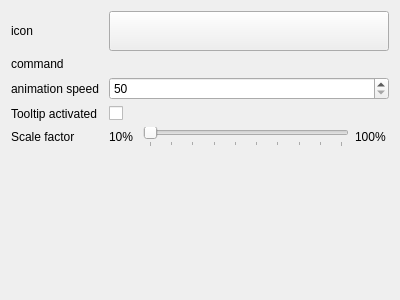
<?xml version="1.0" encoding="UTF-8"?>
<ui version="4.0">
 <class>ConfigForm</class>
 <widget class="QWidget" name="ConfigForm">
  <property name="geometry">
   <rect>
    <x>0</x>
    <y>0</y>
    <width>400</width>
    <height>300</height>
   </rect>
  </property>
  <property name="windowTitle">
   <string>Form</string>
  </property>
  <layout class="QGridLayout" name="gridLayout">
   <item row="0" column="0">
    <widget class="QLabel" name="label_2">
     <property name="text">
      <string>icon </string>
     </property>
     <!--By Vlad-->
     <property name="whatsThis">
      <string>Icon </string>
     </property>
     <!--end By Vlad-->
    </widget>
   </item>
   <item row="0" column="1" colspan="3">
    <widget class="KIconButton" name="kiconbutton">
     <property name="minimumSize">
      <size>
       <width>40</width>
       <height>40</height>
      </size>
     </property>
     <!--By Vlad-->
     <property name="whatsThis">
      <string>Icon </string>
     </property>
     <!--end By Vlad-->
    </widget>
   </item>
   <item row="1" column="0">
    <widget class="QLabel" name="label">
     <property name="text">
      <string>command </string>
     </property>
     <!--By Vlad-->
     <property name="whatsThis">
      <string>Command with arguments </string>
     </property>
     <!--end By Vlad-->
    </widget>
   </item>
   <item row="1" column="1" colspan="3">
    <widget class="KUrlRequester" name="kurlrequester"/>
   </item>
   <item row="2" column="0">
    <widget class="QLabel" name="label_3">
     <property name="text">
      <string>animation speed </string>
     </property>
     <!--By Vlad-->
     <property name="whatsThis">
      <string>animation speed </string>
     </property>
     <!--end By Vlad-->
    </widget>
   </item>
   <item row="2" column="1" colspan="3">
    <widget class="KIntSpinBox" name="kintspinbox" >
     <property name="minimum">
      <number>50</number>
     </property>
     <property name="maximum">
      <number>2000</number>
     </property>
    </widget>
   </item>
   
   <!--By Vlad-->
   <item row="3" column="0">
    <widget class="QLabel" name="label2">
     <property name="text">
      <string>Tooltip activated </string>
     </property>
     <!--By Vlad-->
     <property name="whatsThis">
      <string>If activated, will show the command in a tooltip. </string>
     </property>
     <!--end By Vlad-->
    </widget>
   </item>
   <item row="3" column="1" colspan="3">
    <widget class="QCheckBox" name="checkbox"/>
   </item>
   <item row="4" column="0">
    <widget class="QLabel" name="label3">
     <property name="text">
      <string>Scale factor </string>
     </property>
     <!--By Vlad-->
     <property name="whatsThis">
      <string>Size of the icon when there is no mouse over it, in comparison with max size when the mouse hovers. </string>
     </property>
     <!--end By Vlad-->
    </widget>
   </item>
   <item row="4" column="1">
    <widget class="QLabel" name="label3a">
     <property name="text">
      <string>10% </string>
     </property>
    </widget>
   </item>
   <item row="4" column="2">
    <widget class="QSlider" name="qslider">
	 <property name="minimum">
          <number>1</number>
         </property>
         <property name="maximum">
          <number>10</number>
	</property>
         <property name="orientation">
          <enum>Qt::Horizontal</enum>
         </property>
	 <property name="tickPosition">
          <enum>QSlider::TicksBelow</enum>
         </property>
	 <property name="tickInterval">
          <number>1</number>
         </property>
	 <property name="pageStep">
          <number>3</number>
         </property>
	 <property name="toolTip">
          <string>The icon max size is allways 100%</string>
         </property>
    </widget>
   </item>   
   <item row="4" column="3">
    <widget class="QLabel" name="label3b">
     <property name="text">
      <string>100% </string>
     </property>
    </widget>
   </item>
   
   <item row="5" column="1">
    <spacer name="verticalSpacer">
     <property name="orientation">
      <enum>Qt::Vertical</enum>
     </property>
     <property name="sizeHint" stdset="0">
      <size>
       <width>20</width>
       <height>125</height>
      </size>
     </property>
    </spacer>
   </item>
  </layout>
 </widget>
 <customwidgets>
  <customwidget>
   <class>KIconButton</class>
   <extends>QPushButton</extends>
   <header>kicondialog.h</header>
  </customwidget>
  <customwidget>
   <class>KIntSpinBox</class>
   <extends>QSpinBox</extends>
   <header>knuminput.h</header>
  </customwidget>
  <customwidget>
   <class>KUrlRequester</class>
   <extends>QFrame</extends>
   <header>kurlrequester.h</header>
  </customwidget>
 </customwidgets>
 <resources/>
 <connections/>
</ui>
